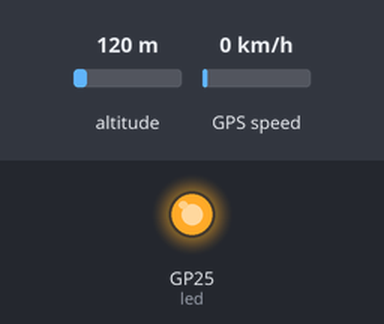
The program below on a simulated Raspberry Pi Pico running MicroPython. Parts: output pins drawn as LEDs (lit = HIGH). The test bench sets the inputs (shaded band); at power-on: altitude 120 m, GPS speed 0 km/h. The GPS gets a fix after 3 s at 37.7749, -122.4194 with 8 satellites; no radio messages arrive unless stated (any console line starting 'radio sent:' is added by the test bench); what the program prints to the serial console is not drawn.

Above: at 1.7 s.
At 31.7 s:
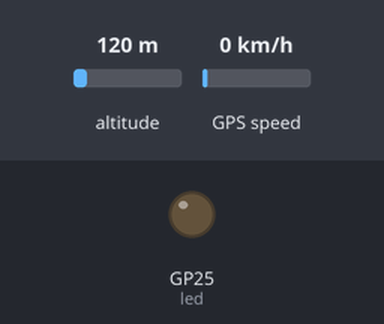
Timing chart, 0 to 36.4 s (numbered marks = the images above):
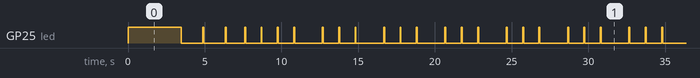

The program:

TX4.py
```python
# =============================================================================
# GPS + TX3 Combined — Raspberry Pi Pico (MicroPython)
# Reads GPS coordinates (UART) + sensor inputs, transmits over LoRa (SX127x)
# Payload format (CSV): ROVER_NAME,human_detect,lat,lon,satellites
# =============================================================================

from machine import UART, SPI, Pin
from sx127x import SX127x
import time

# -----------------------------------------------------------------------------
# Constants
# -----------------------------------------------------------------------------
ROVER_NAME = "RV_0001"
TRANSMIT_INTERVAL_MS = 1000   # Transmit at most once every 2 seconds

# -----------------------------------------------------------------------------
# Sensor inputs
# -----------------------------------------------------------------------------
sensor1 = Pin(15, Pin.IN)
sensor2 = Pin(14, Pin.IN)
led = Pin(25, Pin.OUT)
led.value(1)

# -----------------------------------------------------------------------------
# UART — GPS module (GP4 = TX, GP5 = RX)
# -----------------------------------------------------------------------------
uart = UART(1, baudrate=9600, tx=Pin(4), rx=Pin(5))

# -----------------------------------------------------------------------------
# SPI + LoRa (SX127x) setup
# -----------------------------------------------------------------------------
spi = SPI(
    0,
    baudrate=1000000,
    polarity=0,
    phase=0,
    sck=Pin(18),
    mosi=Pin(19),
    miso=Pin(16),
)

lora = SX127x(
    spi,
    pins={
        "ss": 17,
        "reset": 20,
        "dio_0": None,
    },
    parameters={
        "frequency": 433000000,
        "tx_power_level": 20,
        "spreading_factor": 10,
        "signal_bandwidth": 125000,
        "coding_rate": 5,
        "preamble_length": 8,
        "sync_word": 0x12,
        "enable_CRC": True,
    },
)

print("TX Ready")
print("Waiting for GPS fix...")

# -----------------------------------------------------------------------------
# GPS parsing helpers
# -----------------------------------------------------------------------------

def nmea_to_decimal(raw_value, direction):
    """Convert NMEA coordinate format (ddmm.mmmm) to decimal degrees."""
    if not raw_value:
        return None
    try:
        value = float(raw_value)
    except ValueError:
        return None

    degrees = int(value / 100)
    minutes = value - (degrees * 100)
    decimal = degrees + (minutes / 60)

    if direction in ("S", "W"):
        decimal = -decimal

    return decimal


def parse_gga(sentence):
    """Parse GGA sentence → (lat, lon, satellites) or None."""
    parts = sentence.split(",")
    if len(parts) < 7:
        return None

    fix_quality = parts[6]
    satellites_in_view = parts[7] if len(parts) > 7 else "N/A"

    if fix_quality == "0":      # No fix
        return None

    lat = nmea_to_decimal(parts[2], parts[3])
    lon = nmea_to_decimal(parts[4], parts[5])

    return lat, lon, satellites_in_view


def parse_rmc(sentence):
    """Parse RMC sentence → (lat, lon) or None."""
    parts = sentence.split(",")
    if len(parts) < 7:
        return None

    if parts[2] != "A":         # Invalid status
        return None

    lat = nmea_to_decimal(parts[3], parts[4])
    lon = nmea_to_decimal(parts[5], parts[6])

    return lat, lon


# -----------------------------------------------------------------------------
# Transmission helper
# -----------------------------------------------------------------------------

def transmit(human_detect, lat, lon, satellites="N/A"):
    # CSV: ROVER_NAME, human_detect, latitude, longitude, satellites
    msg = "{},{},{:.6f},{:.6f},{}".format(
        ROVER_NAME, human_detect, lat, lon, satellites
    )

    led.value(1)
    print("Sending:", msg)
    lora.println(msg)
    print("Sent.")
    #time.sleep(0.1)
    led.value(0)


# -----------------------------------------------------------------------------
# Main loop
# -----------------------------------------------------------------------------

last_tx_time = time.ticks_ms()

while True:
    if uart.any():
        line = uart.readline()
        if line:
            try:
                sentence = line.decode("utf-8").strip()

                # --- GGA (preferred: includes satellite count) ---
                if sentence.startswith("$GPGGA") or sentence.startswith("$GNGGA"):
                    result = parse_gga(sentence)
                    if result:
                        lat, lon, satellites = result
                        val1 = sensor1.value()
                        val2 = sensor2.value()
                        human_detect = 1 if ((val1 == 1 and val2 == 1) or human_detect == 1) else 0
                        print(f"GPS Fix — Lat: {lat:.6f}, Lon: {lon:.6f}, Sats: {satellites}")

                        now = time.ticks_ms()
                        if time.ticks_diff(now, last_tx_time) >= TRANSMIT_INTERVAL_MS:
                            transmit(human_detect, lat, lon, satellites)
                            last_tx_time = now
                    else:
                        print("No GPS fix yet...")

                # --- RMC (fallback: no satellite count) ---
                elif sentence.startswith("$GPRMC") or sentence.startswith("$GNRMC"):
                    result = parse_rmc(sentence)
                    if result:
                        lat, lon = result
                        print(f"GPS Fix — Lat: {lat:.6f}, Lon: {lon:.6f}")

                        now = time.ticks_ms()
                        if time.ticks_diff(now, last_tx_time) >= TRANSMIT_INTERVAL_MS:
                            transmit(0, lat, lon)
                            last_tx_time = now
                    else:
                        print("No valid RMC data.")

                else:
                    pass  # Ignore GNVTG, GSA, and other sentences

            except Exception as e:
                pass  # Ignore parsing errors and continue

    time.sleep_ms(200)
```

Measured:
- by itself, GP25 (led): moves between LOW and HIGH, repeating every 28.0 s
- by itself, everything shown: repeats every 28.0 s, in 42 steps
